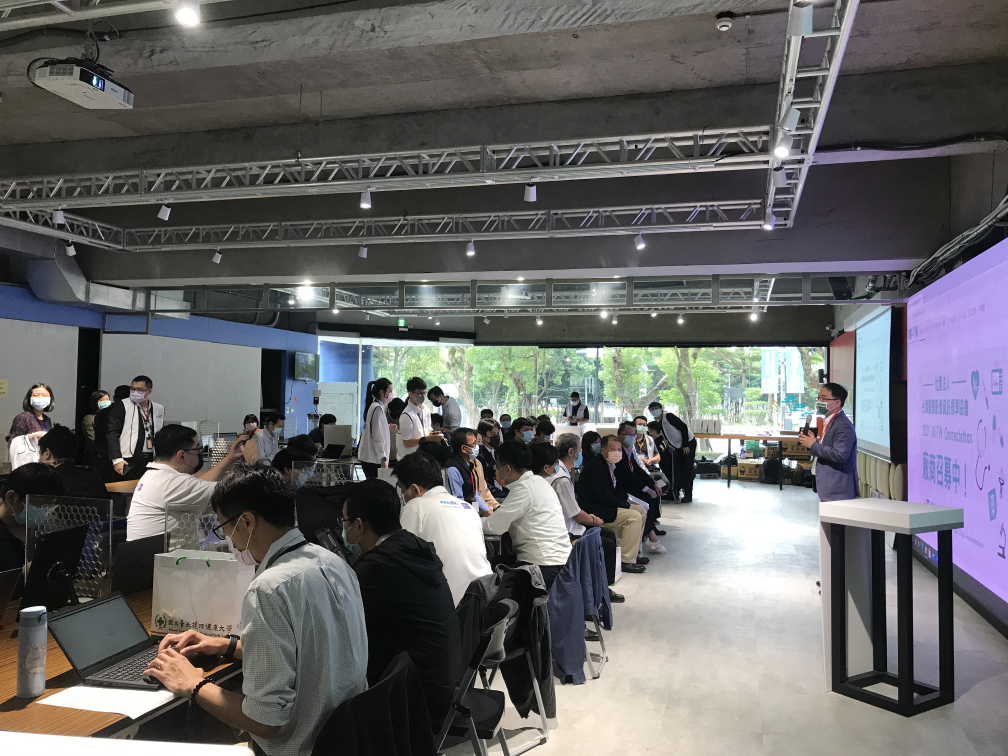
#> input picture OPENCV_ROC/IMG_5349.JPG, 4032 x 3024 px (shown at 1/4 size)
$ python 3-2-1.py
#> lines starting #> are read from the running program, lines starting #| are printed output that depends on the picture
import cv2
import numpy as np

img1=cv2.imread("IMG_5349.JPG",1)
#> img1 is the input picture: shape (3024, 4032, 3); mean B, G, R 101.8, 101.3, 101.9
cv2.imshow("Image 1",img1)

img2=cv2.resize(img1,(500,300))
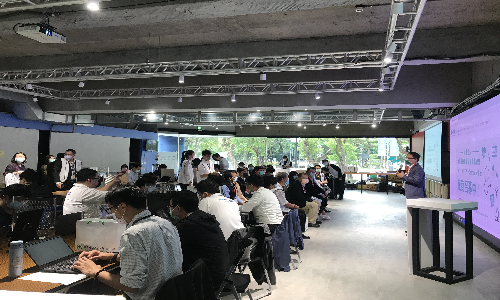
#> img2: shape (300, 500, 3); mean B, G, R 101.8, 101.2, 101.8

cv2.imshow("Image 2",img2)
cv2.waitKey(0)
cv2.destroyAllWindows()

$ run again, with OPENCV_ROC/IMG_01.jpg copied over OPENCV_ROC/IMG_5349.JPG
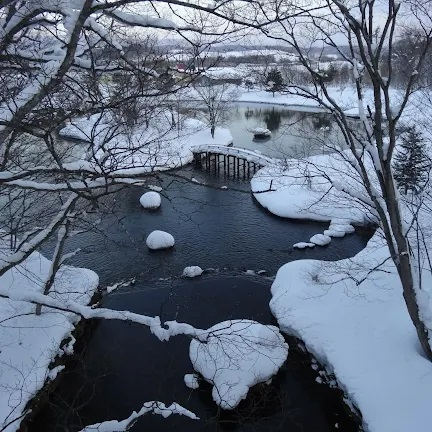
#> input picture OPENCV_ROC/IMG_01.jpg, 432 x 432 px
#> img1 is the input picture: shape (432, 432, 3); mean B, G, R 124.8, 107.1, 95.6
#> `img2=cv2.resize(img1,(500,300))`:
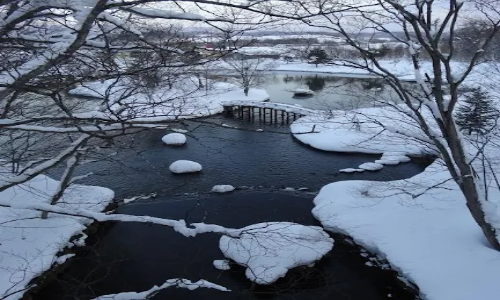
#> img2: shape (300, 500, 3); mean B, G, R 124.6, 107, 95.5

$ run again, with OPENCV_ROC/01.jpg copied over OPENCV_ROC/IMG_5349.JPG
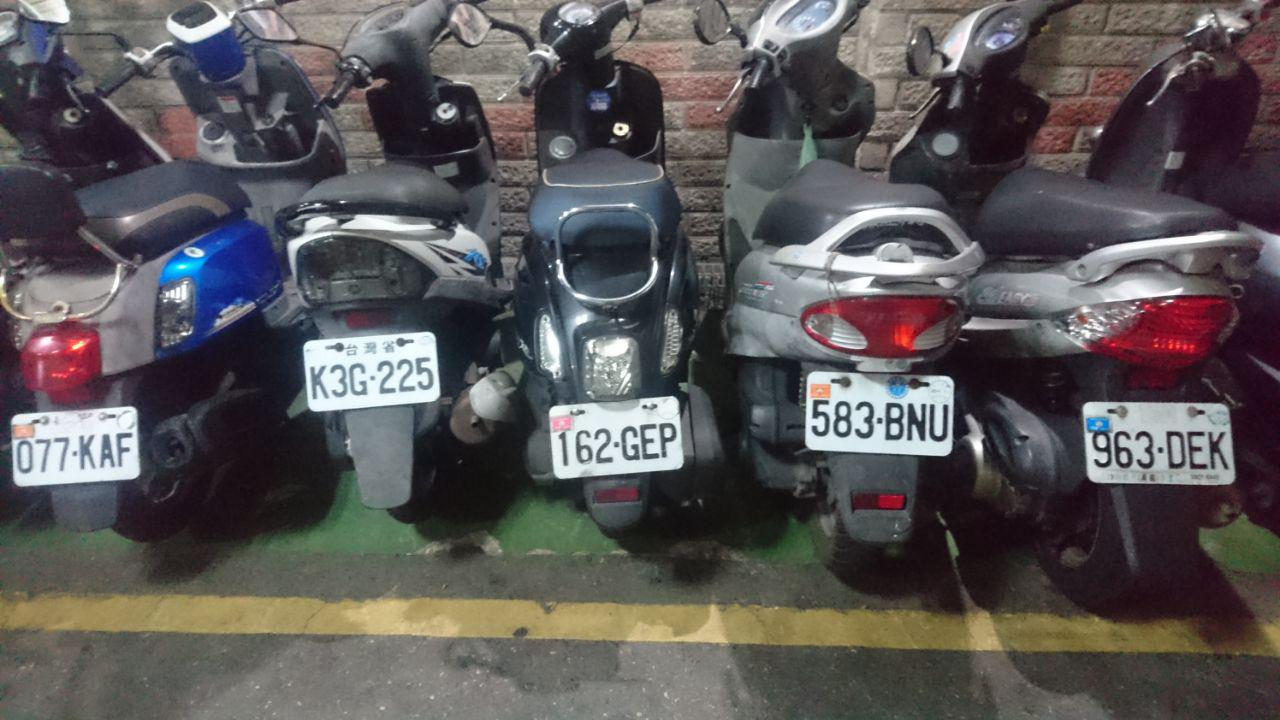
#> input picture OPENCV_ROC/01.jpg, 1280 x 720 px
#> img1 is the input picture: shape (720, 1280, 3); mean B, G, R 86.4, 85.4, 89.1
#> `img2=cv2.resize(img1,(500,300))`:
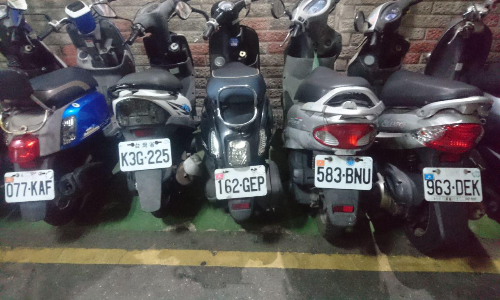
#> img2: shape (300, 500, 3); mean B, G, R 86.3, 85.3, 89

$ run again, with OPENCV_ROC/Tank_01.jpg copied over OPENCV_ROC/IMG_5349.JPG
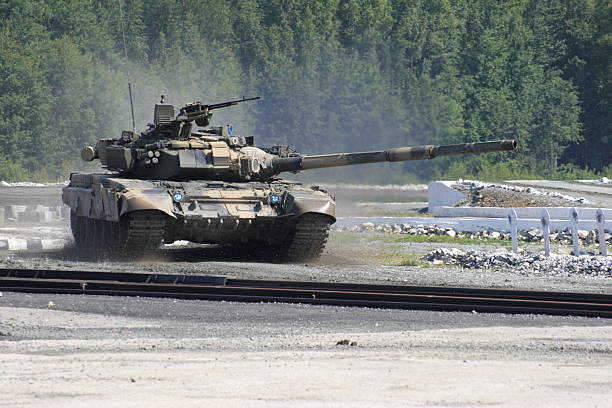
#> input picture OPENCV_ROC/Tank_01.jpg, 612 x 408 px
#> img1 is the input picture: shape (408, 612, 3); mean B, G, R 129, 130.9, 125.8
#> `img2=cv2.resize(img1,(500,300))`:
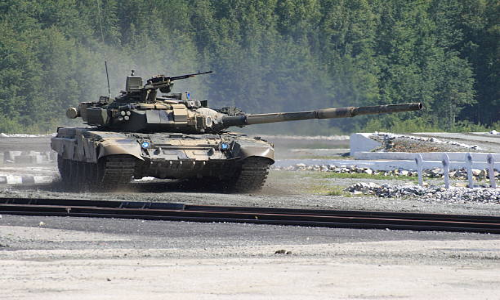
#> img2: shape (300, 500, 3); mean B, G, R 128.9, 130.8, 125.7
